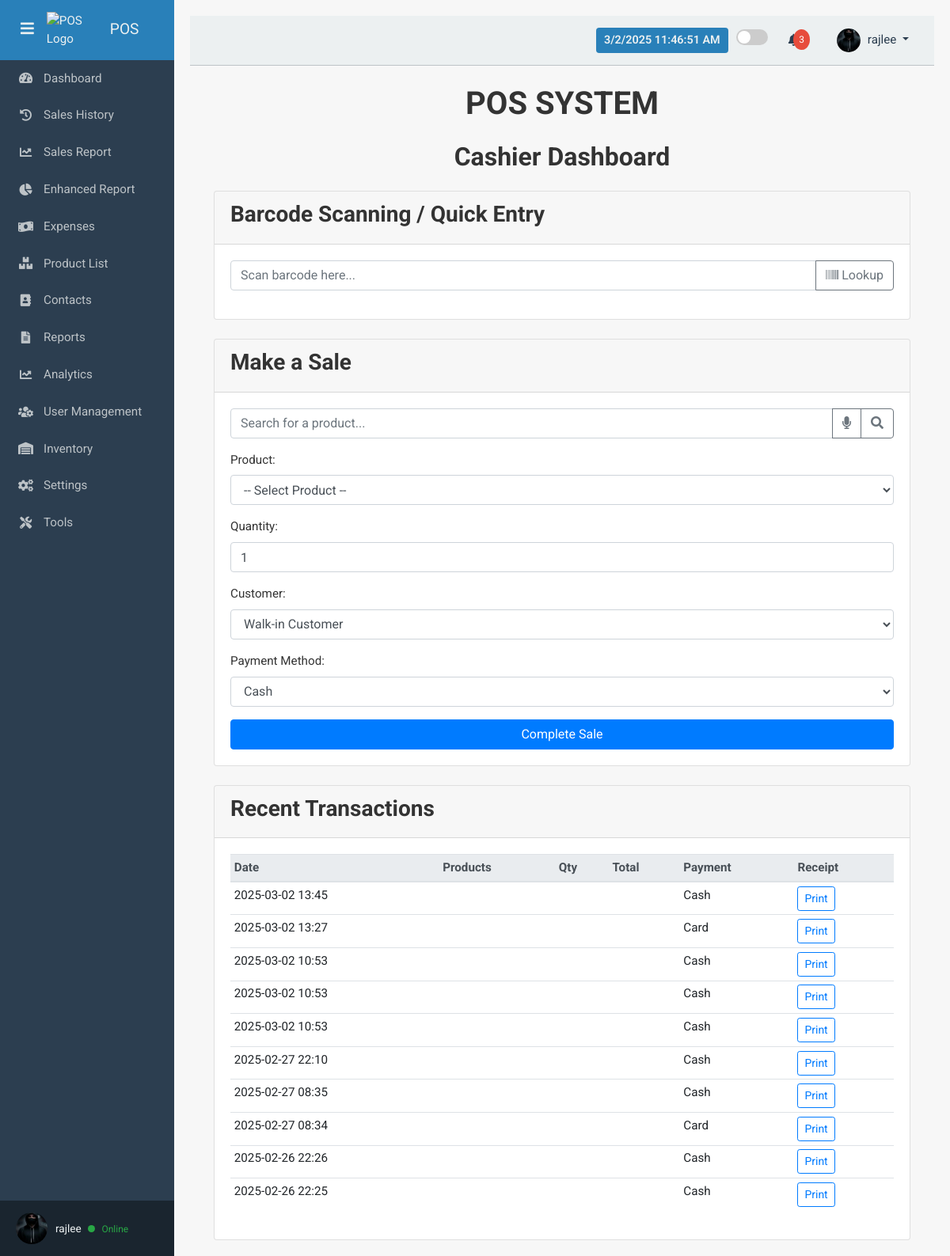
/cashier/ (signed in), run on the app's committed database.
### accounts/models.py (models this page shows, shortened)
class UserProfile(models.Model):
    user = models.OneToOneField(User, on_delete=models.CASCADE, related_name='profile')
    profile_picture = models.ImageField(upload_to='profile_pics/', blank=True, null=True)
    bio = models.TextField(blank=True, null=True)

### pos/models.py (models this page shows, shortened)
class Sale(models.Model):
    customer = models.ForeignKey(
        'Customer', null=True, blank=True, on_delete=models.SET_NULL
    )
    product = models.ForeignKey(
        Product, on_delete=models.CASCADE, null=True, blank=True
    )
    quantity = models.PositiveIntegerField(null=True, blank=True)
    total_price = models.DecimalField(
        max_digits=10, decimal_places=2, blank=True, null=True
    )
    total_amount = models.DecimalField(
        max_digits=10, decimal_places=2, blank=True, null=True
    )
    payment_method = models.CharField(
        max_length=50,
        choices=[
            ("cash", "Cash"),
            ("card", "Card"),
            ("mobile_money", "Mobile Money")
        ],
    )
    date = models.DateTimeField(auto_now_add=True)
    cashier = models.ForeignKey(User, on_delete=models.CASCADE)
    def print_receipt_link(self):
        if self.id:
            url = reverse("generate_receipt", args=[self.id])
            return format_html(
                '<a class="button" href="{}" target="_blank">Print Receipt</a>', url
            )
        return "-"
    print_receipt_link.short_description = "Print Receipt"

### pos/views.py (the view, shortened to what this page needs)
# urls.py: path('cashier/', views.cashier_dashboard, name='cashier_dashboard'),
@login_required
def cashier_dashboard(request):
    products = Product.objects.all()
    customers = Customer.objects.all()
    recent_sales = Sale.objects.order_by('-date')[:10]
    low_stock_products = Product.objects.filter(stock__lt=10)
    context = {
        'products': products,
        'customers': customers,
        'recent_sales': recent_sales,
        'low_stock_products': low_stock_products,
    }
    return render(request, 'pos/cashier_dashboard.html', context)

### pos/templates/pos/cashier_dashboard.html (shortened to what this page needs)
{% extends "base.html" %}
{% load static %}
{% block content %}
<div class="dashboard-container container">
  <h1 class="text-center mb-4">POS SYSTEM</h1>
  <h2 class="text-center mb-4">Cashier Dashboard</h2>
  <div class="card mb-4">
    <div class="card-header">
      <h3>Barcode Scanning / Quick Entry</h3>
    </div>
    <div class="card-body">
      <div class="input-group mb-3">
        <input type="text" id="barcodeInput" class="form-control" placeholder="Scan barcode here..." autofocus>
        <div class="input-group-append">
          <button class="btn btn-outline-secondary" type="button" onclick="lookupBarcode()">
            <i class="fas fa-barcode"></i> Lookup
          </button>
        </div>
      </div>
    </div>
  </div>
  <div class="card mb-4">
    <div class="card-header">
      <h3>Make a Sale</h3>
    </div>
    <div class="card-body">
      <div class="input-group mb-3">
        <input type="text" id="productSearch" class="form-control" placeholder="Search for a product..." aria-label="Search Product" onkeyup="filterProducts()">
        <div class="input-group-append">
          <button class="btn btn-outline-secondary" type="button" id="voice-btn">
            <i class="fas fa-microphone"></i>
          </button>
          <button class="btn btn-outline-secondary" type="button" onclick="filterProducts()">
            <i class="fas fa-search"></i>
          </button>
        </div>
      </div>
      <form method="post" action="{% url 'cashier_dashboard' %}">
        <div class="form-group">
          <label for="product">Product:</label>
          <select name="product" id="product" class="form-control" required>
            <option value="">-- Select Product --</option>
          </select>
        </div>
        <div class="form-group">
          <label for="quantity">Quantity:</label>
          <input type="number" name="quantity" id="quantity" class="form-control" min="1" value="1" required>
        </div>
        <div class="form-group">
          <label for="customer">Customer:</label>
          <select name="customer" id="customer" class="form-control">
            <option value="">Walk-in Customer</option>
          </select>
        </div>
        <div class="form-group">
          <label for="payment_method">Payment Method:</label>
          <select name="payment_method" id="payment_method" class="form-control">
            <option value="cash">Cash</option>
          </select>
        </div>
        <button type="submit" class="btn btn-primary btn-block">Complete Sale</button>
      </form>
    </div>
  </div>
  <div class="card">
    <div class="card-header">
      <h3>Recent Transactions</h3>
    </div>
    <div class="card-body">
      <table class="table table-sm table-hover">
        <thead class="thead-light">
          <tr>
            <th>Date</th>
            <th>Products</th>
            <th>Qty</th>
            <th>Total</th>
            <th>Payment</th>
            <th>Receipt</th>
          </tr>
        </thead>
        <tbody>
          {% for sale in recent_sales %}
          <tr>
            <td>{{ sale.date|date:"Y-m-d H:i" }}</td>
            <td>
            </td>
            <td>
            </td>
            <td>
            </td>
            <td>{{ sale.payment_method|capfirst }}</td>
            <td>
              <a href="{% url 'receipt_view' sale.id %}" target="_blank" class="btn btn-sm btn-outline-primary">
                Print
              </a>
            </td>
          </tr>
          {% empty %}
          <tr>
            <td colspan="6" class="text-center">No transactions yet.</td>
          </tr>
          {% endfor %}
        </tbody>
      </table>
    </div>
  </div>
</div>
{% endblock %}

### pos/templates/base.html (shortened to what this page needs)
{% load static %}
<!DOCTYPE html>
<html lang="en">
<head>
  <link href="https://stackpath.bootstrapcdn.com/bootstrap/4.5.2/css/bootstrap.min.css" rel="stylesheet" />
  <link rel="stylesheet" href="https://cdnjs.cloudflare.com/ajax/libs/font-awesome/5.15.1/css/all.min.css" />
</head>
<body>
  <div id="sidebar">
    <div>
      <div class="sidebar-header">
        <button id="toggle-btn" class="toggle-btn">
          <i class="fas fa-bars"></i>
        </button>
        <img src="{% static 'images/pos logo.png' %}" alt="POS Logo" class="pos-logo">
        <span class="title">POS</span>
      </div>
      <nav class="sidebar-nav">
        <a href="{% url 'cashier_dashboard' %}">
          <i class="fas fa-tachometer-alt"></i>
          <span class="menu-text">Dashboard</span>
        </a>
        <a href="{% url 'sales_history' %}">
          <i class="fas fa-history"></i>
          <span class="menu-text">Sales History</span>
        </a>
        <a href="{% url 'sales_report' %}">
          <i class="fas fa-chart-line"></i>
          <span class="menu-text">Sales Report</span>
        </a>
        <a href="{% url 'enhanced_sales_report' %}">
          <i class="fas fa-chart-pie"></i>
          <span class="menu-text">Enhanced Report</span>
        </a>
        <a href="{% url 'expense_list' %}">
          <i class="fas fa-money-bill-wave"></i>
          <span class="menu-text">Expenses</span>
        </a>
        <a href="{% url 'product_list' %}">
          <i class="fas fa-boxes"></i>
          <span class="menu-text">Product List</span>
        </a>
        <a href="{% url 'contacts_list' %}">
          <i class="fas fa-address-book"></i>
          <span class="menu-text">Contacts</span>
        </a>
        <a data-toggle="collapse" href="#reportsSubmenu" role="button" aria-expanded="false" aria-controls="reportsSubmenu">
          <i class="fas fa-file-alt"></i>
          <span class="menu-text">Reports</span>
        </a>
        <a data-toggle="collapse" href="#analyticsSubmenu" role="button" aria-expanded="false" aria-controls="analyticsSubmenu">
          <i class="fas fa-chart-line"></i>
          <span class="menu-text">Analytics</span>
        </a>
        <a data-toggle="collapse" href="#userManagementSubmenu" role="button" aria-expanded="false" aria-controls="userManagementSubmenu">
          <i class="fas fa-users-cog"></i>
          <span class="menu-text">User Management</span>
        </a>
        <a data-toggle="collapse" href="#inventorySubmenu" role="button" aria-expanded="false" aria-controls="inventorySubmenu">
          <i class="fas fa-warehouse"></i>
          <span class="menu-text">Inventory</span>
        </a>
        <a data-toggle="collapse" href="#settingsSubmenu" role="button" aria-expanded="false" aria-controls="settingsSubmenu">
          <i class="fas fa-cogs"></i>
          <span class="menu-text">Settings</span>
        </a>
        <a data-toggle="collapse" href="#toolsSubmenu" role="button" aria-expanded="false" aria-controls="toolsSubmenu">
          <i class="fas fa-tools"></i>
          <span class="menu-text">Tools</span>
        </a>
      </nav>
    </div>
    <div class="sidebar-footer">
      {% if user.is_authenticated and user.profile.profile_picture %}
        <img src="{{ user.profile.profile_picture.url }}" alt="Profile Picture" class="profile-img" style="width:40px; height:40px; border-radius:50%; margin-right:10px;">
      {% else %}
        <i class="fas fa-user-circle" style="font-size:1.6rem; margin-right:10px;"></i>
      {% endif %}
      <div class="user-info">
        <span>
          {{ user.username }}
          {% if user.is_authenticated %}
            <span class="online-indicator"></span>
            <span class="online-text">Online</span>
          {% endif %}
        </span>
      </div>
    </div>
  </div>
  <div id="content">
    <nav class="navbar navbar-expand-lg navbar-light">
      <div class="ml-auto d-flex align-items-center">
        <div id="datetime"></div>
        <div class="theme-toggle">
          <label class="switch">
            <span class="slider"></span>
          </label>
        </div>
        <div class="position-relative mr-3">
          <a class="nav-link" href="#" id="notificationDropdown" data-toggle="dropdown">
            <span class="notification-badge">3</span>
          </a>
        </div>
        <div class="user-dropdown dropdown">
          <a class="nav-link dropdown-toggle" href="#" id="userDropdown" data-toggle="dropdown">
            {% if user.is_authenticated and user.profile.profile_picture %}
              <img src="{{ user.profile.profile_picture.url }}" alt="Profile Picture" class="profile-img">
            {% else %}
              <i class="fas fa-user-circle"></i>
            {% endif %}
            <span>{{ user.username }}</span>
          </a>
        </div>
      </div>
    </nav>
    <div class="container-fluid mt-4">
      {% block content %}
      {% endblock %}
    </div>
  </div>
</body>
</html>

### pos/templates/base.html (style rules this page uses)
body { font-family: 'Roboto', sans-serif; background-color: #f7f7f7; color: #333; font-size: 0.95rem; }
h1, h2, h3 { font-weight: 700; }
#sidebar { position: fixed; top: 0; left: 0; width: 220px; height: 100%; background-color: #2c3e50; color: #ecf0f1; transition: width 0.3s ease; overflow-y: auto; z-index: 1000; display: flex; flex-direction: column; justify-content: space-between; padding: 0; }
.sidebar-header { display: flex; align-items: center; justify-content: flex-start; padding: 15px 20px; background: #2980b9; }
.sidebar-header .title { font-size: 1.2rem; white-space: nowrap; }
.toggle-btn { background: transparent; border: none; color: #ecf0f1; font-size: 1.2rem; cursor: pointer; outline: none; margin-right: 10px; }
.pos-logo { max-width: 60px; height: auto; margin-right: 20px; }
.sidebar-nav { list-style: none; padding: 0; margin: 0; }
.sidebar-nav a { display: flex; align-items: center; padding: 12px 20px; color: #bdc3c7; text-decoration: none; transition: background 0.3s ease; }
.sidebar-nav a i { width: 25px; text-align: center; }
.menu-text { margin-left: 10px; transition: opacity 0.3s ease; }
.sidebar-footer { display: flex; align-items: center; padding: 15px 20px; background: #1a252f; }
.sidebar-footer .user-info { display: flex; flex-direction: column; font-size: 0.85rem; white-space: nowrap; }
.online-indicator { display: inline-block; width: 9px; height: 9px; background-color: #28a745; border-radius: 50%; margin-left: 5px; }
.online-text { font-size: 0.75rem; color: #28a745; margin-left: 5px; }
#content { margin-left: 220px; transition: margin-left 0.3s ease; padding: 20px; }
.navbar { background-color: #ecf0f1; border-bottom: 1px solid #bdc3c7; }
.navbar .nav-link, .navbar .dropdown-item { color: #2c3e50; }
.notification-badge { position: absolute; top: 5px; right: 2px; padding: 4px 7px; border-radius: 50%; background: #e74c3c; color: white; font-size: 0.75rem; }
.profile-img { width: 30px; height: 30px; object-fit: cover; border-radius: 50%; margin-right: 5px; }
#datetime { font-size: 0.9rem; font-weight: 600; background: #2980b9; color: #ecf0f1; padding: 5px 10px; border-radius: 4px; margin-right: 10px; }
.theme-toggle { display: flex; align-items: center; margin-right: 10px; }
.switch { position: relative; display: inline-block; width: 40px; height: 20px; }
.slider { position: absolute; cursor: pointer; top: 0; left: 0; right: 0; bottom: 0; background-color: #ccc; transition: .4s; border-radius: 20px; }
.slider:before { position: absolute; content: ""; height: 16px; width: 16px; left: 2px; bottom: 2px; background-color: white; transition: .4s; border-radius: 50%; }

### data on the page
Sale: date "2025-03-02 13:45", payment_method "Cash"
Sale: date "2025-03-02 13:27", payment_method "Card"
Sale: date "2025-03-02 10:53", payment_method "Cash"
Sale: date "2025-03-02 10:53", payment_method "Cash"
Sale: date "2025-03-02 10:53", payment_method "Cash"
Sale: date "2025-02-27 22:10", payment_method "Cash"
Sale: date "2025-02-27 08:35", payment_method "Cash"
Sale: date "2025-02-27 08:34", payment_method "Card"
Sale: date "2025-02-26 22:26", payment_method "Cash"
Sale: date "2025-02-26 22:25", payment_method "Cash"

### other printed values
{{ user.username }} "rajlee"
